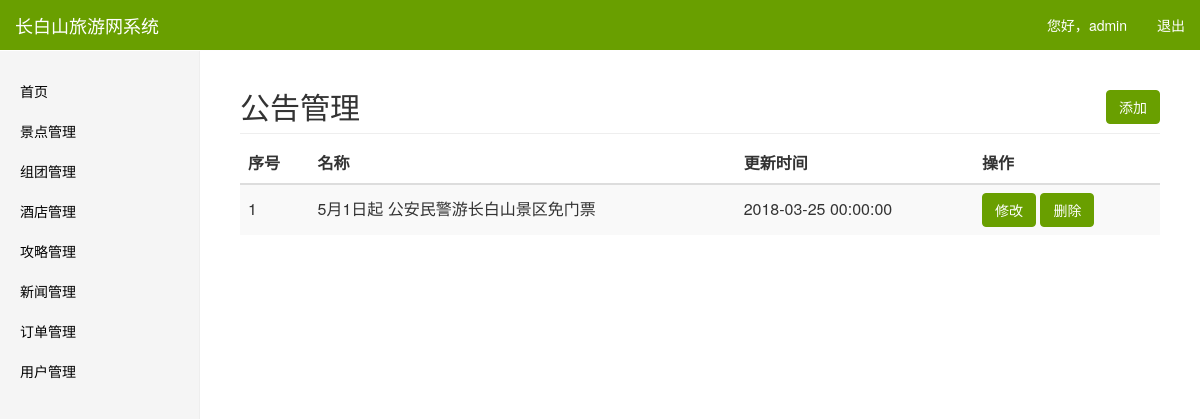
The app's page /admin/news.php (signed in) with its own data.
### tables this page shows
CREATE TABLE `news` (
  `id` int(11) NOT NULL,
  `name` varchar(20) NOT NULL COMMENT '名称',
  `detail` text NOT NULL COMMENT '详情',
  `addtime` datetime NOT NULL COMMENT '修改时间'
);

### admin/news.php (the view, shortened to what this page needs)
<?php include("../conn.php") ?>
  <?php
$sql = "select * from `news`";
$result = mysqli_query($conn,$sql);
?>
    <html>
    <head>
      <link href="../css/bootstrap.min.css" rel="stylesheet" type="text/css">
      <link rel="stylesheet" type="text/css" href="../css/animate.min.css" />
      <link rel="stylesheet" href="../css/font-awesome.min.css">
      <link rel="stylesheet" href="../css/bootstrap-datetimepicker.min.css">
      <link rel="stylesheet" type="text/css" href="../css/font.css" />
      <link rel="stylesheet" type="text/css" href="../css/admin.css" />
    </head>
    <body>
      <nav class="navbar navbar-default navbar-fixed-top">
        <div class="container-fluid">
          <div class="navbar-header">
            <a class="navbar-brand" href="#">长白山旅游网系统</a>
          </div>
          <div id="navbar" class="navbar-collapse collapse">
            <?php include("nav.php") ?>
          </div>
        </div>
      </nav>
      <div class="container-fluid">
        <div class="row">
          <div class="col-sm-3 col-md-2 sidebar">
            <?php include("sidebar.php") ?>
          </div>
          <div class="col-sm-9 col-sm-offset-3 col-md-10 col-md-offset-2 main">
            <p class="pull-right" style="margin-top: 20px;">
              <a class="btn btn-success" href="news_add.php">添加</a>
            </p>
            <h2 class="sub-header">公告管理</h2>
            <div class="table-responsive">
              <table class="table table-striped table-hover">
                <thead>
                  <tr>
                    <th>序号</th>
                    <th>名称</th>
                    <th>更新时间</th>
                    <th>操作</th>
                  </tr>
                </thead>
                <tbody>
                  <form id="list">
                  <?php
                    if(mysqli_affected_rows($conn)>0) {
                        mysqli_data_seek($result,0);
                        while ($row = mysqli_fetch_array($result)) {
                            ?>
                      <tr>
                        <td><?=$row["id"]?></td>
                        <td><?=$row["name"]?></td>
                        <td><?=$row["addtime"]?></td>
                        <td>
                          <a class="btn btn-success" href="news_change.php?id=<?=$row["id"]?>">修改</a>
                          <a class="btn btn-danger" href="dodelete.php?type=news&id=<?=$row["id"]?>">删除</a>
                        </td>
                      </tr>
                      <?php
                        }
                    }else{
                        echo "<div class='col-md-12 text-center'>尚无数据</div>";
                    }
                    ?>
                  </form>
                </tbody>
              </table>
            </div>
          </div>
        </div>
      </div>
    </body>
    </html>

### css/admin.css (style rules this page uses)
* { -webkit-user-select:none; -moz-user-select:none; -ms-user-select:none; user-select:none; }
body { padding-top: 50px; }
.sub-header { padding-bottom: 10px; border-bottom: 1px solid #eee; }
.navbar-fixed-top { border: 0; }
.sidebar { display: none; }
@media (min-width: 768px) { .sidebar { position: fixed; top: 51px; bottom: 0; left: 0; z-index: 1000; display: block; padding: 20px; overflow-x: hidden; overflow-y: auto; background-color: #f5f5f5; border-right: 1px solid #eee; } }
.main { padding: 20px; }
@media (min-width: 768px) { .main { padding-right: 40px; padding-left: 40px; } }
.table>tbody>tr>td, .table>tbody>tr>th, .table>tfoot>tr>td, .table>tfoot>tr>th, .table>thead>tr>td, .table>thead>tr>th { vertical-align: middle; }
a, a:hover { color: #000; }
.btn-primary,.btn-primary:hover,.btn-info,.btn-info:hover,.btn-success,.btn-success:hover,.btn-danger,.btn-danger:hover { background-color: #699F00; border-color: #699F00; }
.navbar-default { background-color: #699F00; }
.navbar-default .navbar-brand { color: #fff; }

### records on screen
news: id "1", name "5月1日起 公安民警游长白山景区免门票", addtime "2018-03-25 00:00:00"

### other values on screen
$_SESSION["usernameA"] "admin"
